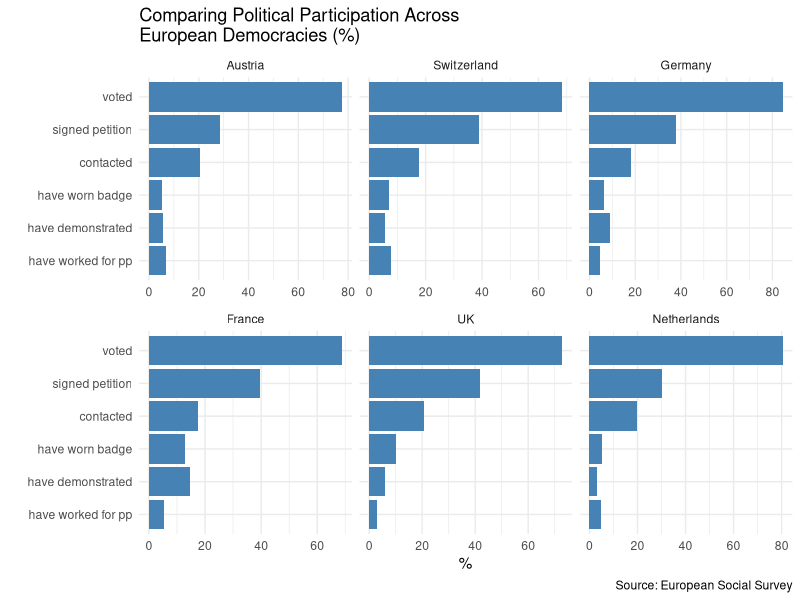

Write the R code that produced this figure.
#Introduction to the labs#

# I mentioned that the study of participation involves looking at evidence.
# Most of the questions are about: levels; styles; and factors that influence participation
# In these labs, we"ll look at the evidence.


#To do that, we need data and software to analyse it. These labs use RStudio to analyse the data.
# This is a programming-based environment, but I've written all of the code for you.
#All you need to do is run it.

#Let's start by looking at the data. Run the following line:

ESS <- foreign::read.dta("data/ESS.dta", convert.factors=TRUE)
options(warn = -1)
library(tidyverse)

#Introduction to the data#

#In the labs we'll be using the ESS. This is the European Social Survey -
#a big cross-sectional survey conducted in 30 countries in Europe.


#Coverage
# To make the file more manageable, I've cut it down quite a bit.

#Basic Terminology#

                  #1. Dependent variable: something we are looking to explain, e.g. one (or more) forms of participation:

                  #2. Independent variable : something that influences our dependent variable (age, for example, may influence voting).


                  #3. Observation: someone we ask about their participation and age.

#Overall, then, this file contains :

                      # 8 different forms of participation;

                        # 8 different variables that may influence participation (or 9 if we include country)

                        # In total we have 12472 observations - or 12472 people gave us answers to our questions.

ESS %>% 
count(cntry, sort=TRUE)
nrow(ESS)
#Let's look at the data file and see what forms of participation it contains#

View(ESS)
#We have:

          #1. Voting;

          #2. Contacting politicians;

          #3 working for a political party;

          #4 wearing political paraphenalia;

          #5. signing a petition;

          #6. demonstrating;

          #7. boycotting;

          #8 voting for the radical right


#And we also have variables that might influence these forms of participation, including:

                #1. Age; 2. Education; 3. gender; 4. unemployed. These are *structural* characteristics.


                #And we can also look at the attitudes people hold shapes their participation. We have attitudes on:

                # Economic satisfaction; trust in politics; trust in European parliament.


#Let's finish today by looking at some forms of participation:

#How many people said they voted at the last national election?

          ESS %>% 
          filter(!is.na(vote1)) %>% 
          count(vote1)

#Percentages are easier, so let's add them in:

          ESS %>% 
          filter(!is.na(vote1)) %>% 
          count(vote1) %>% 
          mutate('%' = round(n/sum(n)*100, digits=1))

#Let's look at contacting politicians

          ESS %>% 
          filter(!is.na(contact)) %>% 
          count(contact) %>% 
          mutate('%' = round(n/sum(n)*100, digits=1))

#Lets look at demonstrating

          ESS %>% 
          filter(!is.na(demo)) %>% 
          count(demo) %>% 
          mutate('%' = round(n/sum(n)*100, digits=1))

# Let's look at voting for the radical right

          ESS %>% 
          filter(!is.na(rright)) %>% 
          count(rright) %>% 
          mutate('%' = round(n/sum(n)*100, digits=1))


# One graph to finish: let's compare the countries across the different forms of participation.

ESS %>% 
  drop_na() %>% 
  pivot_longer((vote1:demo), names_to = "mode", values_to = "value") %>% 
  group_by(cntry, mode) %>% 
  count(value) %>% 
  mutate(percent = n/sum(n)*100) %>% 
  filter(value==str_remove(value, "not")) %>% 
  mutate(value = fct_reorder(value, percent)) %>% 
  ggplot(aes(reorder(value, percent), percent))+
  geom_col(fill="steelblue")+
  facet_wrap(~cntry, scales = "free_x")+
  coord_flip()+
  theme_minimal()+
  labs(x="", 
       y = "%", 
       title = "Comparing Political Participation Across\nEuropean Democracies (%)", 
       caption = "Source: European Social Survey")


# From which country do you think people are most engaged? 
